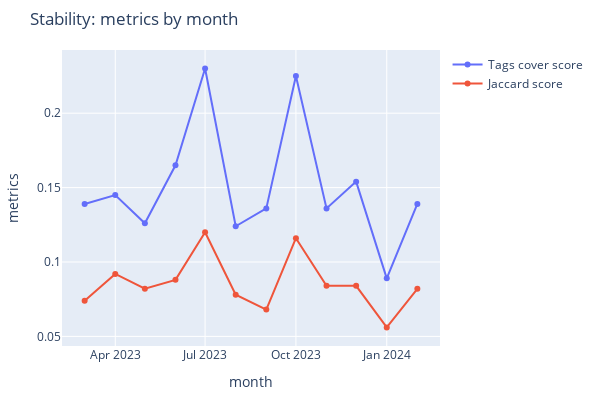

This figure's notebook cell:
### Markdown cell above
Visualisation des métriques

### Code cell
monthes = [d[:-3] for d in end_dates[:-1]]

plot_stability(
    monthes,
    stability_results["tag_cover_scores"],
    stability_results["jaccard_scores"],
    X_title="month",
    y_1_title="Tags cover score",
    y_2_title="Jaccard score"
)

### Figure 1 — Plotly figure (JSON) as saved in the notebook; plotly's stock layout.template omitted (floating-point values rounded to 4 significant figures)
{"data": [{"mode": "lines+markers", "name": "Tags cover score", "type": "scatter", "x": ["2023-03", "2023-04", "2023-05", "2023-06", "2023-07", "2023-08", "2023-09", "2023-10", "2023-11", "2023-12", "2024-01", "2024-02"], "y": [0.139, 0.145, 0.126, 0.165, 0.23, 0.124, 0.136, 0.225, 0.136, 0.154, 0.089, 0.139]}, {"mode": "lines+markers", "name": "Jaccard score", "type": "scatter", "x": ["2023-03", "2023-04", "2023-05", "2023-06", "2023-07", "2023-08", "2023-09", "2023-10", "2023-11", "2023-12", "2024-01", "2024-02"], "y": [0.074, 0.092, 0.082, 0.088, 0.12, 0.078, 0.068, 0.116, 0.084, 0.084, 0.056, 0.082]}], "layout": {"height": 400, "margin": {"b": 50, "l": 50, "pad": 0, "r": 50, "t": 50}, "title": {"text": "Stability: metrics by month"}, "width": 600, "xaxis": {"title": {"text": "month"}}, "yaxis": {"title": {"text": "metrics"}}}}
